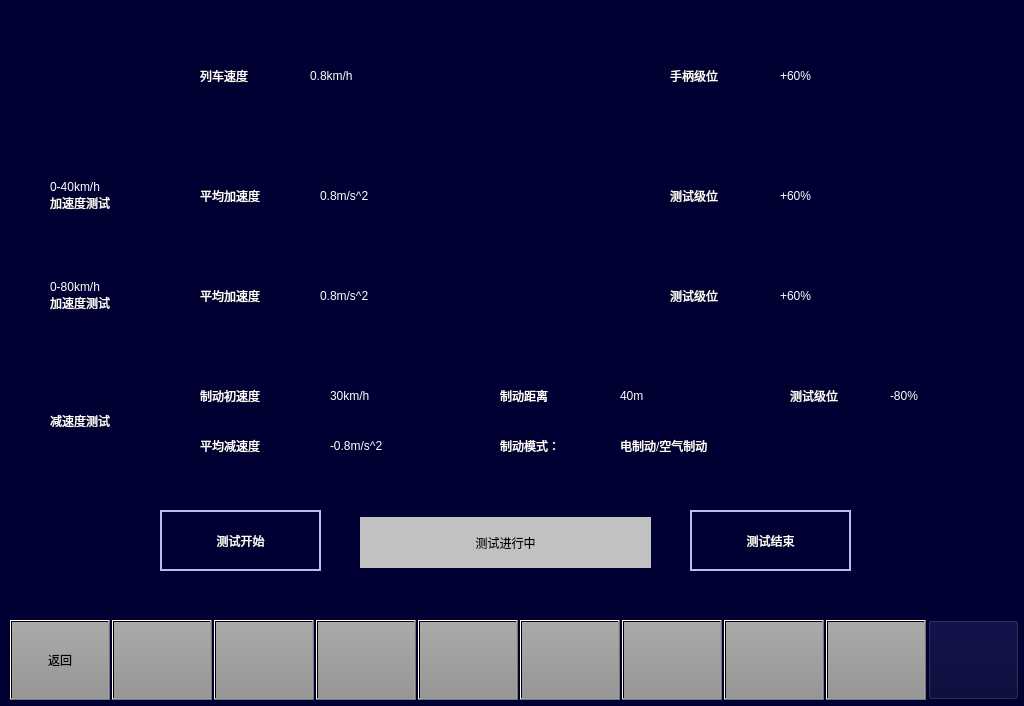
<?xml version="1.0" encoding="UTF-8"?>
<ui version="4.0">
 <class>AddSubtractTestPage</class>
 <widget class="QWidget" name="AddSubtractTestPage">
  <property name="geometry">
   <rect>
    <x>0</x>
    <y>0</y>
    <width>1024</width>
    <height>706</height>
   </rect>
  </property>
  <property name="windowTitle">
   <string>Form</string>
  </property>
  <property name="styleSheet">
   <string notr="true">background-color: rgb(0, 0, 50);</string>
  </property>
  <widget class="QPushButton" name="BTN6">
   <property name="geometry">
    <rect>
     <x>520</x>
     <y>620</y>
     <width>100</width>
     <height>80</height>
    </rect>
   </property>
   <property name="focusPolicy">
    <enum>Qt::NoFocus</enum>
   </property>
   <property name="styleSheet">
    <string notr="true">	font: 20px, &quot;微软雅黑&quot;;
    color: black;
	transparent;background:qlineargradient(spread:pad,x1:0,y1:0,x2:0,y2:1,stop:0 rgba(170,170,170,255),stop:1 rgba(150,150,150,255));
</string>
   </property>
   <property name="text">
    <string/>
   </property>
  </widget>
  <widget class="QPushButton" name="BTN3">
   <property name="geometry">
    <rect>
     <x>214</x>
     <y>620</y>
     <width>100</width>
     <height>80</height>
    </rect>
   </property>
   <property name="focusPolicy">
    <enum>Qt::NoFocus</enum>
   </property>
   <property name="styleSheet">
    <string notr="true">	font: 20px, &quot;微软雅黑&quot;;
    color: black;
	transparent;background:qlineargradient(spread:pad,x1:0,y1:0,x2:0,y2:1,stop:0 rgba(170,170,170,255),stop:1 rgba(150,150,150,255));
</string>
   </property>
   <property name="text">
    <string/>
   </property>
  </widget>
  <widget class="QPushButton" name="BTN8">
   <property name="geometry">
    <rect>
     <x>724</x>
     <y>620</y>
     <width>100</width>
     <height>80</height>
    </rect>
   </property>
   <property name="focusPolicy">
    <enum>Qt::NoFocus</enum>
   </property>
   <property name="styleSheet">
    <string notr="true">	font: 20px, &quot;微软雅黑&quot;;
    color: black;
	transparent;background:qlineargradient(spread:pad,x1:0,y1:0,x2:0,y2:1,stop:0 rgba(170,170,170,255),stop:1 rgba(150,150,150,255));
</string>
   </property>
   <property name="text">
    <string/>
   </property>
  </widget>
  <widget class="QPushButton" name="BTN2">
   <property name="geometry">
    <rect>
     <x>112</x>
     <y>620</y>
     <width>100</width>
     <height>80</height>
    </rect>
   </property>
   <property name="focusPolicy">
    <enum>Qt::NoFocus</enum>
   </property>
   <property name="styleSheet">
    <string notr="true">font: 20px, &quot;微软雅黑&quot;;color: black;transparent;background:qlineargradient(spread:pad,x1:0,y1:0,x2:0,y2:1,stop:0 rgba(170,170,170,255),stop:1 rgba(150,150,150,255));</string>
   </property>
   <property name="text">
    <string/>
   </property>
  </widget>
  <widget class="QPushButton" name="BTN9">
   <property name="geometry">
    <rect>
     <x>826</x>
     <y>620</y>
     <width>100</width>
     <height>80</height>
    </rect>
   </property>
   <property name="focusPolicy">
    <enum>Qt::NoFocus</enum>
   </property>
   <property name="styleSheet">
    <string notr="true">	font: 20px, &quot;微软雅黑&quot;;
    color: black;
	transparent;background:qlineargradient(spread:pad,x1:0,y1:0,x2:0,y2:1,stop:0 rgba(170,170,170,255),stop:1 rgba(150,150,150,255));
</string>
   </property>
   <property name="text">
    <string/>
   </property>
  </widget>
  <widget class="QPushButton" name="BTNHome">
   <property name="geometry">
    <rect>
     <x>928</x>
     <y>620</y>
     <width>91</width>
     <height>80</height>
    </rect>
   </property>
   <property name="focusPolicy">
    <enum>Qt::NoFocus</enum>
   </property>
   <property name="styleSheet">
    <string notr="true">border-image: url(:/images/image/Home.png);</string>
   </property>
   <property name="text">
    <string/>
   </property>
  </widget>
  <widget class="QPushButton" name="BTN1">
   <property name="geometry">
    <rect>
     <x>10</x>
     <y>620</y>
     <width>100</width>
     <height>80</height>
    </rect>
   </property>
   <property name="focusPolicy">
    <enum>Qt::NoFocus</enum>
   </property>
   <property name="styleSheet">
    <string notr="true">font: 20px, &quot;微软雅黑&quot;;color: black;transparent;background:qlineargradient(spread:pad,x1:0,y1:0,x2:0,y2:1,stop:0 rgba(170,170,170,255),stop:1 rgba(150,150,150,255));</string>
   </property>
   <property name="text">
    <string>返回</string>
   </property>
  </widget>
  <widget class="QPushButton" name="BTN5">
   <property name="geometry">
    <rect>
     <x>418</x>
     <y>620</y>
     <width>100</width>
     <height>80</height>
    </rect>
   </property>
   <property name="focusPolicy">
    <enum>Qt::NoFocus</enum>
   </property>
   <property name="styleSheet">
    <string notr="true">	font: 20px, &quot;微软雅黑&quot;;
    color: black;
	transparent;background:qlineargradient(spread:pad,x1:0,y1:0,x2:0,y2:1,stop:0 rgba(170,170,170,255),stop:1 rgba(150,150,150,255));
</string>
   </property>
   <property name="text">
    <string/>
   </property>
  </widget>
  <widget class="QPushButton" name="BTN7">
   <property name="geometry">
    <rect>
     <x>622</x>
     <y>620</y>
     <width>100</width>
     <height>80</height>
    </rect>
   </property>
   <property name="focusPolicy">
    <enum>Qt::NoFocus</enum>
   </property>
   <property name="styleSheet">
    <string notr="true">	font: 20px, &quot;微软雅黑&quot;;
    color: black;
	transparent;background:qlineargradient(spread:pad,x1:0,y1:0,x2:0,y2:1,stop:0 rgba(170,170,170,255),stop:1 rgba(150,150,150,255));
</string>
   </property>
   <property name="text">
    <string/>
   </property>
  </widget>
  <widget class="QPushButton" name="BTN4">
   <property name="geometry">
    <rect>
     <x>316</x>
     <y>620</y>
     <width>100</width>
     <height>80</height>
    </rect>
   </property>
   <property name="focusPolicy">
    <enum>Qt::NoFocus</enum>
   </property>
   <property name="styleSheet">
    <string notr="true">	font: 20px, &quot;微软雅黑&quot;;
    color: black;
	transparent;background:qlineargradient(spread:pad,x1:0,y1:0,x2:0,y2:1,stop:0 rgba(170,170,170,255),stop:1 rgba(150,150,150,255));
</string>
   </property>
   <property name="text">
    <string/>
   </property>
  </widget>
  <widget class="QPushButton" name="BTNStartTest">
   <property name="geometry">
    <rect>
     <x>160</x>
     <y>510</y>
     <width>161</width>
     <height>61</height>
    </rect>
   </property>
   <property name="whatsThis">
    <string>1</string>
   </property>
   <property name="styleSheet">
    <string notr="true">border:2px solid rgb(187,188,247);
color: rgb(255, 255, 255);
font:20px &quot;微软雅黑&quot;;
</string>
   </property>
   <property name="text">
    <string>测试开始</string>
   </property>
  </widget>
  <widget class="QPushButton" name="BTNStopTest">
   <property name="geometry">
    <rect>
     <x>690</x>
     <y>510</y>
     <width>161</width>
     <height>61</height>
    </rect>
   </property>
   <property name="whatsThis">
    <string>2</string>
   </property>
   <property name="styleSheet">
    <string notr="true">border:2px solid rgb(187,188,247);
color: rgb(255, 255, 255);
font:20px &quot;微软雅黑&quot;;
</string>
   </property>
   <property name="text">
    <string>测试结束</string>
   </property>
  </widget>
  <widget class="QLabel" name="lbl_testStatus">
   <property name="geometry">
    <rect>
     <x>360</x>
     <y>517</y>
     <width>291</width>
     <height>51</height>
    </rect>
   </property>
   <property name="styleSheet">
    <string notr="true">background-color: rgb(193, 193, 193);
font:20px &quot;微软雅黑&quot;;</string>
   </property>
   <property name="text">
    <string>测试进行中</string>
   </property>
   <property name="alignment">
    <set>Qt::AlignCenter</set>
   </property>
  </widget>
  <widget class="QLabel" name="label">
   <property name="geometry">
    <rect>
     <x>200</x>
     <y>60</y>
     <width>91</width>
     <height>31</height>
    </rect>
   </property>
   <property name="styleSheet">
    <string notr="true">background-color: rgb(0, 0, 50);
color: rgb(255, 255, 255);
font:20px &quot;微软雅黑&quot;;</string>
   </property>
   <property name="text">
    <string>列车速度</string>
   </property>
  </widget>
  <widget class="QLabel" name="label_2">
   <property name="geometry">
    <rect>
     <x>670</x>
     <y>60</y>
     <width>91</width>
     <height>31</height>
    </rect>
   </property>
   <property name="styleSheet">
    <string notr="true">background-color: rgb(0, 0, 50);
color: rgb(255, 255, 255);
font:20px &quot;微软雅黑&quot;;</string>
   </property>
   <property name="text">
    <string>手柄级位</string>
   </property>
  </widget>
  <widget class="QLabel" name="lbl_metroSpeed">
   <property name="geometry">
    <rect>
     <x>310</x>
     <y>60</y>
     <width>91</width>
     <height>31</height>
    </rect>
   </property>
   <property name="styleSheet">
    <string notr="true">background-color: rgb(0, 0, 50);
color: rgb(255, 255, 255);
font:20px &quot;微软雅黑&quot;;</string>
   </property>
   <property name="text">
    <string>0.8km/h</string>
   </property>
  </widget>
  <widget class="QLabel" name="lbl_level">
   <property name="geometry">
    <rect>
     <x>780</x>
     <y>60</y>
     <width>91</width>
     <height>31</height>
    </rect>
   </property>
   <property name="styleSheet">
    <string notr="true">background-color: rgb(0, 0, 50);
color: rgb(255, 255, 255);
font:20px &quot;微软雅黑&quot;;</string>
   </property>
   <property name="text">
    <string>+60%</string>
   </property>
  </widget>
  <widget class="QLabel" name="label_5">
   <property name="geometry">
    <rect>
     <x>50</x>
     <y>170</y>
     <width>91</width>
     <height>51</height>
    </rect>
   </property>
   <property name="styleSheet">
    <string notr="true">background-color: rgb(0, 0, 50);
color: rgb(255, 255, 255);
font:16px &quot;微软雅黑&quot;;</string>
   </property>
   <property name="text">
    <string>0-40km/h
加速度测试</string>
   </property>
  </widget>
  <widget class="QLabel" name="label_6">
   <property name="geometry">
    <rect>
     <x>50</x>
     <y>270</y>
     <width>91</width>
     <height>51</height>
    </rect>
   </property>
   <property name="styleSheet">
    <string notr="true">background-color: rgb(0, 0, 50);
color: rgb(255, 255, 255);
font:16px &quot;微软雅黑&quot;;</string>
   </property>
   <property name="text">
    <string>0-80km/h
加速度测试</string>
   </property>
  </widget>
  <widget class="QLabel" name="label_7">
   <property name="geometry">
    <rect>
     <x>50</x>
     <y>395</y>
     <width>91</width>
     <height>51</height>
    </rect>
   </property>
   <property name="styleSheet">
    <string notr="true">background-color: rgb(0, 0, 50);
color: rgb(255, 255, 255);
font:16px &quot;微软雅黑&quot;;</string>
   </property>
   <property name="text">
    <string>减速度测试</string>
   </property>
  </widget>
  <widget class="QLabel" name="label_8">
   <property name="geometry">
    <rect>
     <x>200</x>
     <y>180</y>
     <width>111</width>
     <height>31</height>
    </rect>
   </property>
   <property name="styleSheet">
    <string notr="true">background-color: rgb(0, 0, 50);
color: rgb(255, 255, 255);
font:20px &quot;微软雅黑&quot;;</string>
   </property>
   <property name="text">
    <string>平均加速度</string>
   </property>
  </widget>
  <widget class="QLabel" name="lbl_40Speed">
   <property name="geometry">
    <rect>
     <x>320</x>
     <y>180</y>
     <width>111</width>
     <height>31</height>
    </rect>
   </property>
   <property name="styleSheet">
    <string notr="true">background-color: rgb(0, 0, 50);
color: rgb(255, 255, 255);
font:20px &quot;微软雅黑&quot;;</string>
   </property>
   <property name="text">
    <string>0.8m/s^2</string>
   </property>
  </widget>
  <widget class="QLabel" name="label_10">
   <property name="geometry">
    <rect>
     <x>670</x>
     <y>180</y>
     <width>91</width>
     <height>31</height>
    </rect>
   </property>
   <property name="styleSheet">
    <string notr="true">background-color: rgb(0, 0, 50);
color: rgb(255, 255, 255);
font:20px &quot;微软雅黑&quot;;</string>
   </property>
   <property name="text">
    <string>测试级位</string>
   </property>
  </widget>
  <widget class="QLabel" name="lbl_40Level">
   <property name="geometry">
    <rect>
     <x>780</x>
     <y>180</y>
     <width>91</width>
     <height>31</height>
    </rect>
   </property>
   <property name="styleSheet">
    <string notr="true">background-color: rgb(0, 0, 50);
color: rgb(255, 255, 255);
font:20px &quot;微软雅黑&quot;;</string>
   </property>
   <property name="text">
    <string>+60%</string>
   </property>
  </widget>
  <widget class="QLabel" name="label_12">
   <property name="geometry">
    <rect>
     <x>200</x>
     <y>280</y>
     <width>111</width>
     <height>31</height>
    </rect>
   </property>
   <property name="styleSheet">
    <string notr="true">background-color: rgb(0, 0, 50);
color: rgb(255, 255, 255);
font:20px &quot;微软雅黑&quot;;</string>
   </property>
   <property name="text">
    <string>平均加速度</string>
   </property>
  </widget>
  <widget class="QLabel" name="lbl_80Speed">
   <property name="geometry">
    <rect>
     <x>320</x>
     <y>280</y>
     <width>111</width>
     <height>31</height>
    </rect>
   </property>
   <property name="styleSheet">
    <string notr="true">background-color: rgb(0, 0, 50);
color: rgb(255, 255, 255);
font:20px &quot;微软雅黑&quot;;</string>
   </property>
   <property name="text">
    <string>0.8m/s^2</string>
   </property>
  </widget>
  <widget class="QLabel" name="label_14">
   <property name="geometry">
    <rect>
     <x>670</x>
     <y>280</y>
     <width>91</width>
     <height>31</height>
    </rect>
   </property>
   <property name="styleSheet">
    <string notr="true">background-color: rgb(0, 0, 50);
color: rgb(255, 255, 255);
font:20px &quot;微软雅黑&quot;;</string>
   </property>
   <property name="text">
    <string>测试级位</string>
   </property>
  </widget>
  <widget class="QLabel" name="lbl_80Level">
   <property name="geometry">
    <rect>
     <x>780</x>
     <y>280</y>
     <width>91</width>
     <height>31</height>
    </rect>
   </property>
   <property name="styleSheet">
    <string notr="true">background-color: rgb(0, 0, 50);
color: rgb(255, 255, 255);
font:20px &quot;微软雅黑&quot;;</string>
   </property>
   <property name="text">
    <string>+60%</string>
   </property>
  </widget>
  <widget class="QLabel" name="label_16">
   <property name="geometry">
    <rect>
     <x>200</x>
     <y>380</y>
     <width>111</width>
     <height>31</height>
    </rect>
   </property>
   <property name="styleSheet">
    <string notr="true">background-color: rgb(0, 0, 50);
color: rgb(255, 255, 255);
font:20px &quot;微软雅黑&quot;;</string>
   </property>
   <property name="text">
    <string>制动初速度</string>
   </property>
  </widget>
  <widget class="QLabel" name="label_17">
   <property name="geometry">
    <rect>
     <x>200</x>
     <y>430</y>
     <width>111</width>
     <height>31</height>
    </rect>
   </property>
   <property name="styleSheet">
    <string notr="true">background-color: rgb(0, 0, 50);
color: rgb(255, 255, 255);
font:20px &quot;微软雅黑&quot;;</string>
   </property>
   <property name="text">
    <string>平均减速度</string>
   </property>
  </widget>
  <widget class="QLabel" name="lbl_subBrakeSpeed">
   <property name="geometry">
    <rect>
     <x>330</x>
     <y>380</y>
     <width>111</width>
     <height>31</height>
    </rect>
   </property>
   <property name="styleSheet">
    <string notr="true">background-color: rgb(0, 0, 50);
color: rgb(255, 255, 255);
font:20px &quot;微软雅黑&quot;;</string>
   </property>
   <property name="text">
    <string>30km/h</string>
   </property>
  </widget>
  <widget class="QLabel" name="lbl_subSpeed">
   <property name="geometry">
    <rect>
     <x>330</x>
     <y>430</y>
     <width>111</width>
     <height>31</height>
    </rect>
   </property>
   <property name="styleSheet">
    <string notr="true">background-color: rgb(0, 0, 50);
color: rgb(255, 255, 255);
font:20px &quot;微软雅黑&quot;;</string>
   </property>
   <property name="text">
    <string>-0.8m/s^2</string>
   </property>
  </widget>
  <widget class="QLabel" name="label_20">
   <property name="geometry">
    <rect>
     <x>500</x>
     <y>380</y>
     <width>111</width>
     <height>31</height>
    </rect>
   </property>
   <property name="styleSheet">
    <string notr="true">background-color: rgb(0, 0, 50);
color: rgb(255, 255, 255);
font:20px &quot;微软雅黑&quot;;</string>
   </property>
   <property name="text">
    <string>制动距离</string>
   </property>
  </widget>
  <widget class="QLabel" name="label_21">
   <property name="geometry">
    <rect>
     <x>790</x>
     <y>380</y>
     <width>91</width>
     <height>31</height>
    </rect>
   </property>
   <property name="styleSheet">
    <string notr="true">background-color: rgb(0, 0, 50);
color: rgb(255, 255, 255);
font:20px &quot;微软雅黑&quot;;</string>
   </property>
   <property name="text">
    <string>测试级位</string>
   </property>
  </widget>
  <widget class="QLabel" name="lbl_brakeDistance">
   <property name="geometry">
    <rect>
     <x>620</x>
     <y>380</y>
     <width>111</width>
     <height>31</height>
    </rect>
   </property>
   <property name="styleSheet">
    <string notr="true">background-color: rgb(0, 0, 50);
color: rgb(255, 255, 255);
font:20px &quot;微软雅黑&quot;;</string>
   </property>
   <property name="text">
    <string>40m</string>
   </property>
  </widget>
  <widget class="QLabel" name="label_23">
   <property name="geometry">
    <rect>
     <x>500</x>
     <y>430</y>
     <width>111</width>
     <height>31</height>
    </rect>
   </property>
   <property name="styleSheet">
    <string notr="true">background-color: rgb(0, 0, 50);
color: rgb(255, 255, 255);
font:20px &quot;微软雅黑&quot;;</string>
   </property>
   <property name="text">
    <string>制动模式：</string>
   </property>
  </widget>
  <widget class="QLabel" name="lbl_brakeMode">
   <property name="geometry">
    <rect>
     <x>620</x>
     <y>430</y>
     <width>291</width>
     <height>31</height>
    </rect>
   </property>
   <property name="styleSheet">
    <string notr="true">background-color: rgb(0, 0, 50);
color: rgb(255, 255, 255);
font:20px &quot;微软雅黑&quot;;</string>
   </property>
   <property name="text">
    <string>电制动/空气制动</string>
   </property>
  </widget>
  <widget class="QLabel" name="lbl_subLevel">
   <property name="geometry">
    <rect>
     <x>890</x>
     <y>380</y>
     <width>91</width>
     <height>31</height>
    </rect>
   </property>
   <property name="styleSheet">
    <string notr="true">background-color: rgb(0, 0, 50);
color: rgb(255, 255, 255);
font:20px &quot;微软雅黑&quot;;</string>
   </property>
   <property name="text">
    <string>-80%</string>
   </property>
  </widget>
 </widget>
 <resources/>
 <connections/>
</ui>
